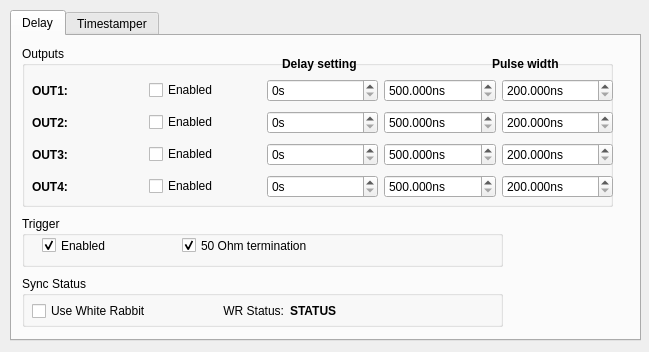
<?xml version="1.0" encoding="UTF-8"?>
<ui version="4.0">
 <class>MyDialog</class>
 <widget class="QDialog" name="MyDialog">
  <property name="geometry">
   <rect>
    <x>0</x>
    <y>0</y>
    <width>649</width>
    <height>352</height>
   </rect>
  </property>
  <property name="windowTitle">
   <string>Fine Delay Demo</string>
  </property>
  <widget class="QTabWidget" name="tabWidget">
   <property name="geometry">
    <rect>
     <x>10</x>
     <y>10</y>
     <width>631</width>
     <height>331</height>
    </rect>
   </property>
   <property name="currentIndex">
    <number>0</number>
   </property>
   <widget class="QWidget" name="tab_delay">
    <attribute name="title">
     <string>Delay</string>
    </attribute>
    <widget class="QGroupBox" name="groupBox">
     <property name="geometry">
      <rect>
       <x>10</x>
       <y>10</y>
       <width>591</width>
       <height>161</height>
      </rect>
     </property>
     <property name="title">
      <string>Outputs</string>
     </property>
     <widget class="QLabel" name="label_2">
      <property name="geometry">
       <rect>
        <x>470</x>
        <y>10</y>
        <width>91</width>
        <height>16</height>
       </rect>
      </property>
      <property name="font">
       <font>
        <weight>75</weight>
        <bold>true</bold>
       </font>
      </property>
      <property name="text">
       <string>Pulse width</string>
      </property>
     </widget>
     <widget class="QWidget" name="layoutWidget">
      <property name="geometry">
       <rect>
        <x>10</x>
        <y>30</y>
        <width>581</width>
        <height>128</height>
       </rect>
      </property>
      <layout class="QVBoxLayout" name="verticalLayout">
       <item>
        <layout class="QHBoxLayout" name="horizontalLayout">
         <item>
          <widget class="QLabel" name="label_3">
           <property name="font">
            <font>
             <weight>75</weight>
             <bold>true</bold>
            </font>
           </property>
           <property name="text">
            <string>OUT1:</string>
           </property>
          </widget>
         </item>
         <item>
          <widget class="QCheckBox" name="en_ch1">
           <property name="text">
            <string>Enabled</string>
           </property>
          </widget>
         </item>
         <item>
          <widget class="QDoubleSpinBox" name="sec_ch1">
           <property name="prefix">
            <string/>
           </property>
           <property name="suffix">
            <string>s</string>
           </property>
           <property name="decimals">
            <number>0</number>
           </property>
           <property name="minimum">
            <double>0.000000000000000</double>
           </property>
           <property name="maximum">
            <double>120.000000000000000</double>
           </property>
           <property name="singleStep">
            <double>1.000000000000000</double>
           </property>
           <property name="value">
            <double>0.000000000000000</double>
           </property>
          </widget>
         </item>
         <item>
          <widget class="QDoubleSpinBox" name="nsec_ch1">
           <property name="prefix">
            <string/>
           </property>
           <property name="suffix">
            <string>ns</string>
           </property>
           <property name="decimals">
            <number>3</number>
           </property>
           <property name="minimum">
            <double>500.000000000000000</double>
           </property>
           <property name="maximum">
            <double>1000000000.000000000000000</double>
           </property>
           <property name="singleStep">
            <double>0.050000000000000</double>
           </property>
          </widget>
         </item>
         <item>
          <widget class="QDoubleSpinBox" name="width_ch1">
           <property name="prefix">
            <string/>
           </property>
           <property name="suffix">
            <string>ns</string>
           </property>
           <property name="decimals">
            <number>3</number>
           </property>
           <property name="minimum">
            <double>200.000000000000000</double>
           </property>
           <property name="maximum">
            <double>1000000000.000000000000000</double>
           </property>
           <property name="singleStep">
            <double>0.050000000000000</double>
           </property>
           <property name="value">
            <double>200.000000000000000</double>
           </property>
          </widget>
         </item>
        </layout>
       </item>
       <item>
        <layout class="QHBoxLayout" name="horizontalLayout_2">
         <item>
          <widget class="QLabel" name="label_4">
           <property name="font">
            <font>
             <weight>75</weight>
             <bold>true</bold>
            </font>
           </property>
           <property name="text">
            <string>OUT2:</string>
           </property>
          </widget>
         </item>
         <item>
          <widget class="QCheckBox" name="en_ch2">
           <property name="text">
            <string>Enabled</string>
           </property>
          </widget>
         </item>
         <item>
          <widget class="QDoubleSpinBox" name="sec_ch2">
           <property name="prefix">
            <string/>
           </property>
           <property name="suffix">
            <string>s</string>
           </property>
           <property name="decimals">
            <number>0</number>
           </property>
           <property name="minimum">
            <double>0.000000000000000</double>
           </property>
           <property name="maximum">
            <double>120.000000000000000</double>
           </property>
           <property name="singleStep">
            <double>1.000000000000000</double>
           </property>
           <property name="value">
            <double>0.000000000000000</double>
           </property>
          </widget>
         </item>
         <item>
          <widget class="QDoubleSpinBox" name="nsec_ch2">
           <property name="prefix">
            <string/>
           </property>
           <property name="suffix">
            <string>ns</string>
           </property>
           <property name="decimals">
            <number>3</number>
           </property>
           <property name="minimum">
            <double>500.000000000000000</double>
           </property>
           <property name="maximum">
            <double>1000000000.000000000000000</double>
           </property>
           <property name="singleStep">
            <double>0.050000000000000</double>
           </property>
          </widget>
         </item>
         <item>
          <widget class="QDoubleSpinBox" name="width_ch2">
           <property name="prefix">
            <string/>
           </property>
           <property name="suffix">
            <string>ns</string>
           </property>
           <property name="decimals">
            <number>3</number>
           </property>
           <property name="minimum">
            <double>200.000000000000000</double>
           </property>
           <property name="maximum">
            <double>1000000000.000000000000000</double>
           </property>
           <property name="singleStep">
            <double>0.050000000000000</double>
           </property>
           <property name="value">
            <double>200.000000000000000</double>
           </property>
          </widget>
         </item>
        </layout>
       </item>
       <item>
        <layout class="QHBoxLayout" name="horizontalLayout_3">
         <item>
          <widget class="QLabel" name="label_5">
           <property name="font">
            <font>
             <weight>75</weight>
             <bold>true</bold>
            </font>
           </property>
           <property name="text">
            <string>OUT3:</string>
           </property>
          </widget>
         </item>
         <item>
          <widget class="QCheckBox" name="en_ch3">
           <property name="text">
            <string>Enabled</string>
           </property>
          </widget>
         </item>
         <item>
          <widget class="QDoubleSpinBox" name="sec_ch3">
           <property name="prefix">
            <string/>
           </property>
           <property name="suffix">
            <string>s</string>
           </property>
           <property name="decimals">
            <number>0</number>
           </property>
           <property name="minimum">
            <double>0.000000000000000</double>
           </property>
           <property name="maximum">
            <double>120.000000000000000</double>
           </property>
           <property name="singleStep">
            <double>1.000000000000000</double>
           </property>
           <property name="value">
            <double>0.000000000000000</double>
           </property>
          </widget>
         </item>
         <item>
          <widget class="QDoubleSpinBox" name="nsec_ch3">
           <property name="prefix">
            <string/>
           </property>
           <property name="suffix">
            <string>ns</string>
           </property>
           <property name="decimals">
            <number>3</number>
           </property>
           <property name="minimum">
            <double>500.000000000000000</double>
           </property>
           <property name="maximum">
            <double>1000000000.000000000000000</double>
           </property>
           <property name="singleStep">
            <double>0.050000000000000</double>
           </property>
           <property name="value">
            <double>500.000000000000000</double>
           </property>
          </widget>
         </item>
         <item>
          <widget class="QDoubleSpinBox" name="width_ch3">
           <property name="prefix">
            <string/>
           </property>
           <property name="suffix">
            <string>ns</string>
           </property>
           <property name="decimals">
            <number>3</number>
           </property>
           <property name="minimum">
            <double>200.000000000000000</double>
           </property>
           <property name="maximum">
            <double>1000000000.000000000000000</double>
           </property>
           <property name="singleStep">
            <double>0.050000000000000</double>
           </property>
           <property name="value">
            <double>200.000000000000000</double>
           </property>
          </widget>
         </item>
        </layout>
       </item>
       <item>
        <layout class="QHBoxLayout" name="horizontalLayout_4">
         <item>
          <widget class="QLabel" name="label_6">
           <property name="font">
            <font>
             <weight>75</weight>
             <bold>true</bold>
            </font>
           </property>
           <property name="text">
            <string>OUT4:</string>
           </property>
          </widget>
         </item>
         <item>
          <widget class="QCheckBox" name="en_ch4">
           <property name="text">
            <string>Enabled</string>
           </property>
          </widget>
         </item>
         <item>
          <widget class="QDoubleSpinBox" name="sec_ch4">
           <property name="prefix">
            <string/>
           </property>
           <property name="suffix">
            <string>s</string>
           </property>
           <property name="decimals">
            <number>0</number>
           </property>
           <property name="minimum">
            <double>0.000000000000000</double>
           </property>
           <property name="maximum">
            <double>120.000000000000000</double>
           </property>
           <property name="singleStep">
            <double>1.000000000000000</double>
           </property>
           <property name="value">
            <double>0.000000000000000</double>
           </property>
          </widget>
         </item>
         <item>
          <widget class="QDoubleSpinBox" name="nsec_ch4">
           <property name="prefix">
            <string/>
           </property>
           <property name="suffix">
            <string>ns</string>
           </property>
           <property name="decimals">
            <number>3</number>
           </property>
           <property name="minimum">
            <double>500.000000000000000</double>
           </property>
           <property name="maximum">
            <double>1000000000.000000000000000</double>
           </property>
           <property name="singleStep">
            <double>0.050000000000000</double>
           </property>
          </widget>
         </item>
         <item>
          <widget class="QDoubleSpinBox" name="width_ch4">
           <property name="prefix">
            <string/>
           </property>
           <property name="suffix">
            <string>ns</string>
           </property>
           <property name="decimals">
            <number>3</number>
           </property>
           <property name="minimum">
            <double>200.000000000000000</double>
           </property>
           <property name="maximum">
            <double>1000000000.000000000000000</double>
           </property>
           <property name="singleStep">
            <double>0.050000000000000</double>
           </property>
           <property name="value">
            <double>200.000000000000000</double>
           </property>
          </widget>
         </item>
        </layout>
       </item>
      </layout>
     </widget>
     <widget class="QLabel" name="label">
      <property name="geometry">
       <rect>
        <x>260</x>
        <y>10</y>
        <width>91</width>
        <height>16</height>
       </rect>
      </property>
      <property name="font">
       <font>
        <weight>75</weight>
        <bold>true</bold>
       </font>
      </property>
      <property name="text">
       <string>Delay setting</string>
      </property>
     </widget>
    </widget>
    <widget class="QGroupBox" name="groupBox_2">
     <property name="geometry">
      <rect>
       <x>10</x>
       <y>180</y>
       <width>481</width>
       <height>51</height>
      </rect>
     </property>
     <property name="title">
      <string>Trigger</string>
     </property>
     <widget class="QCheckBox" name="en_trigger">
      <property name="geometry">
       <rect>
        <x>20</x>
        <y>20</y>
        <width>111</width>
        <height>19</height>
       </rect>
      </property>
      <property name="text">
       <string>Enabled</string>
      </property>
      <property name="checked">
       <bool>true</bool>
      </property>
     </widget>
     <widget class="QCheckBox" name="en_term">
      <property name="geometry">
       <rect>
        <x>160</x>
        <y>20</y>
        <width>191</width>
        <height>19</height>
       </rect>
      </property>
      <property name="text">
       <string>50 Ohm termination</string>
      </property>
      <property name="checked">
       <bool>true</bool>
      </property>
     </widget>
    </widget>
    <widget class="QGroupBox" name="groupBox_3">
     <property name="geometry">
      <rect>
       <x>10</x>
       <y>240</y>
       <width>481</width>
       <height>51</height>
      </rect>
     </property>
     <property name="title">
      <string>Sync Status</string>
     </property>
     <widget class="QWidget" name="layoutWidget">
      <property name="geometry">
       <rect>
        <x>10</x>
        <y>20</y>
        <width>381</width>
        <height>31</height>
       </rect>
      </property>
      <layout class="QGridLayout" name="gridLayout">
       <item row="0" column="0">
        <widget class="QCheckBox" name="wr_checkbox">
         <property name="text">
          <string>Use White Rabbit</string>
         </property>
        </widget>
       </item>
       <item row="0" column="1">
        <widget class="QLabel" name="label_13">
         <property name="layoutDirection">
          <enum>Qt::LeftToRight</enum>
         </property>
         <property name="text">
          <string>WR Status:</string>
         </property>
         <property name="alignment">
          <set>Qt::AlignRight|Qt::AlignTrailing|Qt::AlignVCenter</set>
         </property>
        </widget>
       </item>
       <item row="0" column="2">
        <widget class="QLabel" name="wr_status">
         <property name="font">
          <font>
           <weight>75</weight>
           <bold>true</bold>
          </font>
         </property>
         <property name="text">
          <string>STATUS</string>
         </property>
        </widget>
       </item>
      </layout>
     </widget>
    </widget>
   </widget>
   <widget class="QWidget" name="tab_ts">
    <attribute name="title">
     <string>Timestamper</string>
    </attribute>
    <widget class="QCheckBox" name="en_ts">
     <property name="geometry">
      <rect>
       <x>10</x>
       <y>10</y>
       <width>231</width>
       <height>19</height>
      </rect>
     </property>
     <property name="text">
      <string>Enable timestamping</string>
     </property>
    </widget>
    <widget class="QPushButton" name="btn_clear">
     <property name="geometry">
      <rect>
       <x>520</x>
       <y>10</y>
       <width>80</width>
       <height>24</height>
      </rect>
     </property>
     <property name="text">
      <string>Clear</string>
     </property>
    </widget>
    <widget class="QTableWidget" name="ts_table">
     <property name="geometry">
      <rect>
       <x>10</x>
       <y>40</y>
       <width>611</width>
       <height>251</height>
      </rect>
     </property>
     <attribute name="horizontalHeaderDefaultSectionSize">
      <number>150</number>
     </attribute>
     <attribute name="horizontalHeaderDefaultSectionSize">
      <number>150</number>
     </attribute>
     <column>
      <property name="text">
       <string>ID</string>
      </property>
     </column>
     <column>
      <property name="text">
       <string>Seconds</string>
      </property>
     </column>
     <column>
      <property name="text">
       <string>Nanoseconds</string>
      </property>
     </column>
     <column>
      <property name="text">
       <string>Delta</string>
      </property>
     </column>
    </widget>
   </widget>
  </widget>
 </widget>
 <resources/>
 <connections/>
</ui>
